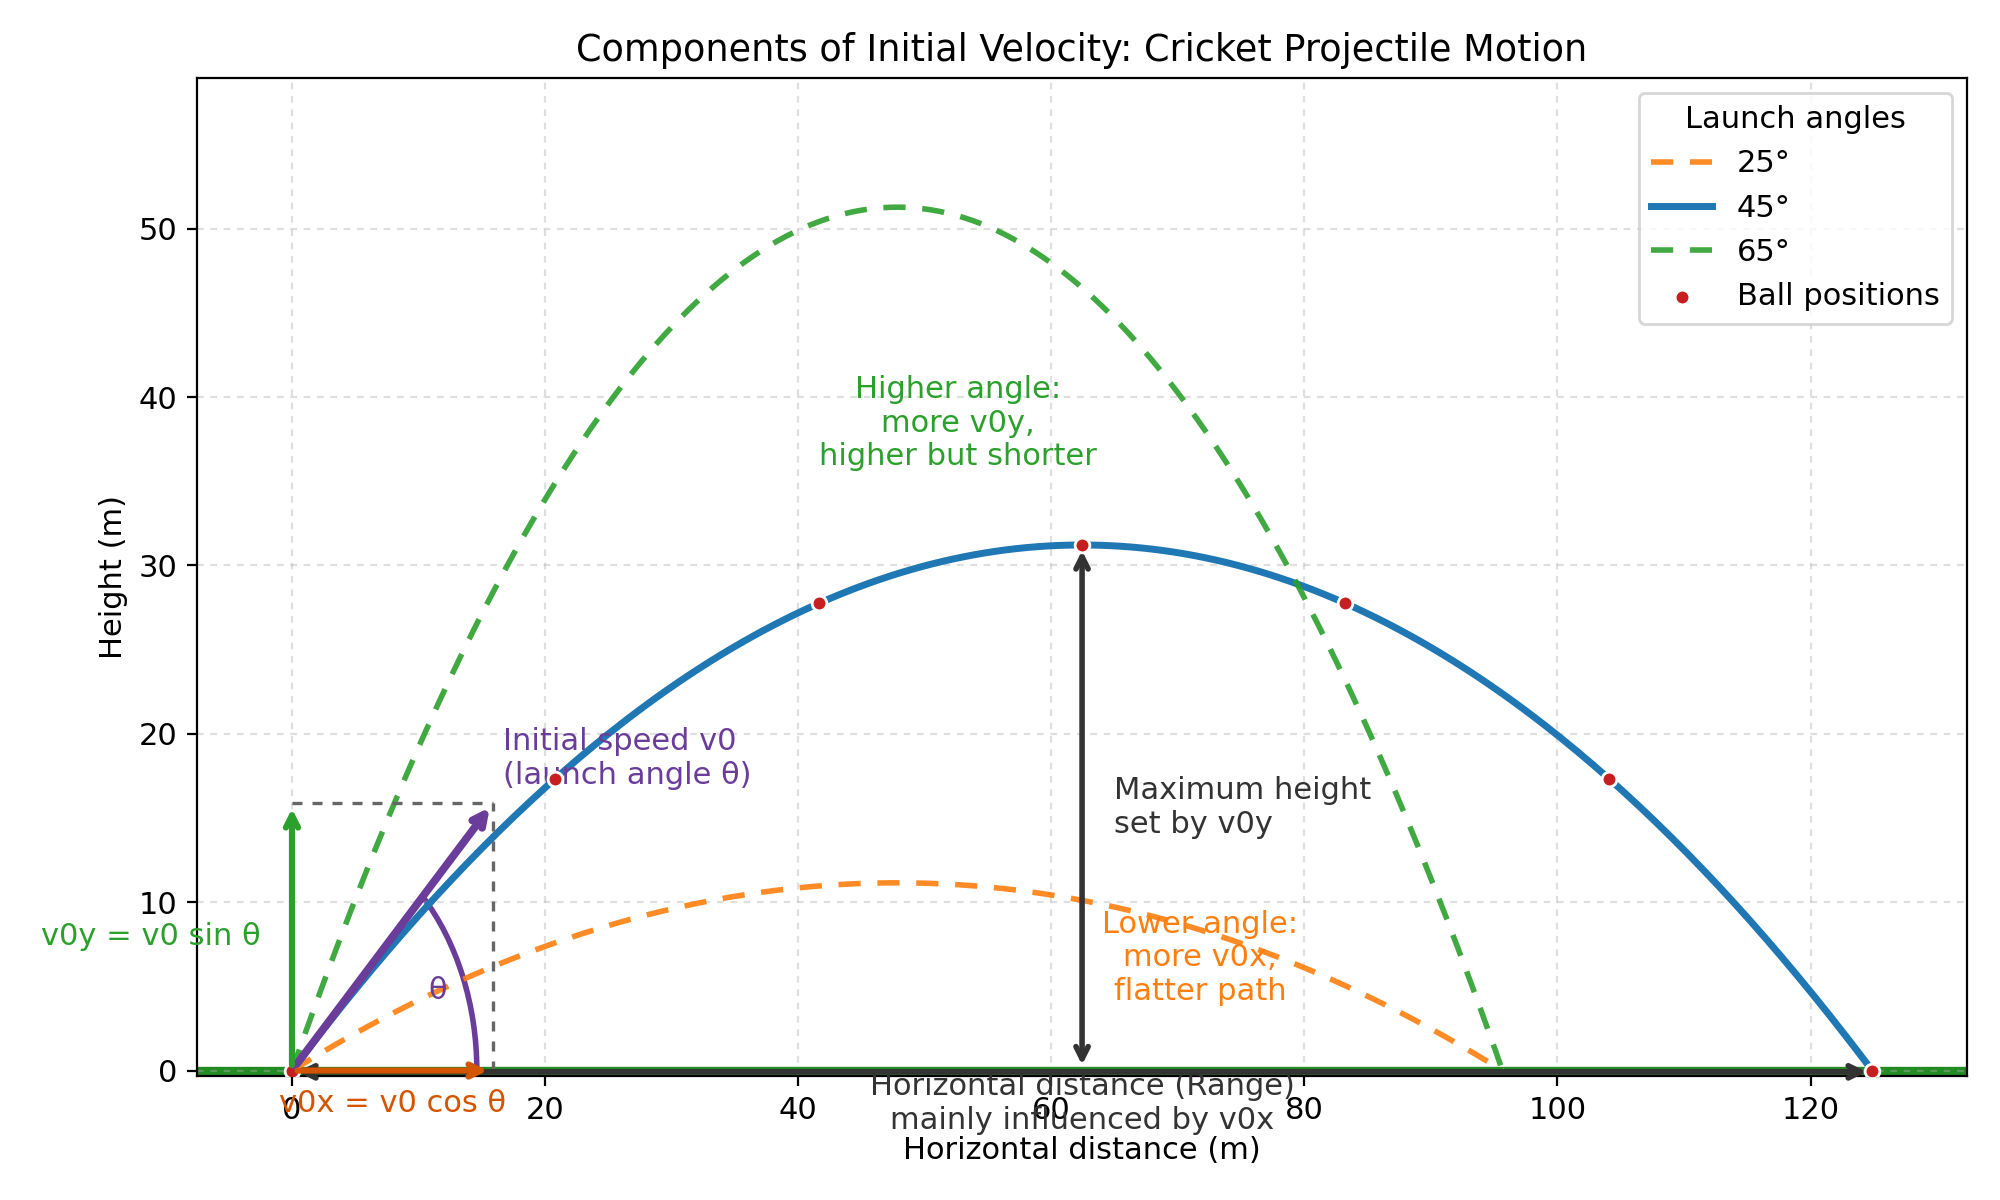

Generate this figure with Python:
import numpy as np
import matplotlib.pyplot as plt
from matplotlib.patches import Arc, Rectangle


def trajectory(v0, theta_deg, g=9.81, n=300):
    theta = np.radians(theta_deg)
    t_flight = 2 * v0 * np.sin(theta) / g
    t = np.linspace(0, t_flight, n)
    x = v0 * np.cos(theta) * t
    y = v0 * np.sin(theta) * t - 0.5 * g * t**2
    return x, y


def range_of(v0, theta_deg, g=9.81):
    theta = np.radians(theta_deg)
    return (v0**2 * np.sin(2*theta)) / g


def max_height(v0, theta_deg, g=9.81):
    theta = np.radians(theta_deg)
    return (v0**2 * (np.sin(theta))**2) / (2*g)


def apex_x(v0, theta_deg, g=9.81):
    theta = np.radians(theta_deg)
    return (v0**2 * np.sin(2*theta)) / (2*g)


if __name__ == "__main__":
    # Parameters (representative of a cricket shot)
    v0 = 35.0  # m/s
    g = 9.81   # m/s^2
    angles = [25, 45, 65]  # low, balanced, high

    # Compute trajectories
    data = {}
    ranges = []
    for ang in angles:
        x, y = trajectory(v0, ang, g)
        data[ang] = (x, y)
        ranges.append(range_of(v0, ang, g))

    Rmax = max(ranges)

    # Figure setup
    plt.rcParams.update({"font.size": 11})
    fig, ax = plt.subplots(figsize=(10, 6))

    # Draw a simple grass field under y=0
    grass_left = -0.06 * Rmax
    grass_right = 1.06 * Rmax
    grass_depth = 0.35
    ax.add_patch(Rectangle((grass_left, -grass_depth), grass_right - grass_left, grass_depth,
                           facecolor="#a7d99b", edgecolor="none", zorder=0))
    ax.axhline(0, color="forestgreen", lw=3, zorder=1)

    # Colors for trajectories
    colors = {25: "#ff7f0e", 45: "#1f77b4", 65: "#2ca02c"}
    styles = {25: (0, (4, 3)), 45: "-", 65: (0, (4, 3))}
    alphas = {25: 0.9, 45: 1.0, 65: 0.9}

    # Plot trajectories
    for ang in angles:
        x, y = data[ang]
        ax.plot(x, y, color=colors[ang], lw=2.5 if ang == 45 else 2.0,
                linestyle=styles[ang], alpha=alphas[ang], label=f"{ang}°")

    # Primary (featured) angle for component illustration
    theta_deg = 45
    theta = np.radians(theta_deg)
    x45, y45 = data[theta_deg]

    # Mark discrete ball positions along the 45° path (cricket ball)
    t_flight = 2 * v0 * np.sin(theta) / g
    t_marks = np.linspace(0, t_flight, 7)
    x_marks = v0 * np.cos(theta) * t_marks
    y_marks = v0 * np.sin(theta) * t_marks - 0.5 * g * t_marks**2
    ax.scatter(x_marks, y_marks, s=28, color="#c71f1f", edgecolor="white", zorder=5, label="Ball positions")

    # Component arrows at origin for 45°
    L = 0.18 * Rmax  # visualization length scale for velocity vectors
    vx_ratio = np.cos(theta)
    vy_ratio = np.sin(theta)

    # Resultant v0 arrow
    ax.annotate("", xy=(L*vx_ratio, L*vy_ratio), xytext=(0, 0),
                arrowprops=dict(arrowstyle="->", lw=2.8, color="#6a3d9a"), zorder=6)
    ax.text(L*vx_ratio*1.05, L*vy_ratio*1.05, "Initial speed v0\n(launch angle θ)", color="#6a3d9a",
            ha="left", va="bottom")

    # Horizontal component v0x
    ax.annotate("", xy=(L*vx_ratio, 0), xytext=(0, 0),
                arrowprops=dict(arrowstyle="->", lw=2.2, color="#d45500"), zorder=6)
    ax.text(L*vx_ratio*0.5, -0.05*L, "v0x = v0 cos θ", color="#d45500", ha="center", va="top")

    # Vertical component v0y
    ax.annotate("", xy=(0, L*vy_ratio), xytext=(0, 0),
                arrowprops=dict(arrowstyle="->", lw=2.2, color="#2ca02c"), zorder=6)
    ax.text(-0.02*Rmax, L*vy_ratio*0.5, "v0y = v0 sin θ", color="#2ca02c", ha="right", va="center")

    # Projection guides (dashed)
    ax.plot([L*vx_ratio, L*vx_ratio], [0, L*vy_ratio], linestyle=(0, (3, 3)), color="#666666", lw=1.2)
    ax.plot([0, L*vx_ratio], [L*vy_ratio, L*vy_ratio], linestyle=(0, (3, 3)), color="#666666", lw=1.2)

    # Angle arc for θ
    arc_r = 0.65 * L
    arc = Arc((0, 0), width=2*arc_r, height=2*arc_r, angle=0, theta1=0, theta2=theta_deg,
              color="#6a3d9a", lw=2)
    ax.add_patch(arc)
    ax.text(arc_r*0.85*np.cos(np.radians(theta_deg/2)), arc_r*0.85*np.sin(np.radians(theta_deg/2)),
            "θ", color="#6a3d9a", ha="center", va="center")

    # Range annotation (for 45°)
    R = range_of(v0, theta_deg, g)
    y_range_annot = -0.22 * grass_depth
    ax.annotate("", xy=(R, y_range_annot), xytext=(0, y_range_annot),
                arrowprops=dict(arrowstyle="<->", lw=2, color="#333333"))
    ax.text(R/2, y_range_annot - 0.03, "Horizontal distance (Range)\nmainly influenced by v0x",
            ha="center", va="top", color="#333333")

    # Max height annotation (for 45°)
    H = max_height(v0, theta_deg, g)
    x_ap = apex_x(v0, theta_deg, g)
    ax.annotate("", xy=(x_ap, H), xytext=(x_ap, 0),
                arrowprops=dict(arrowstyle="<->", lw=2, color="#333333"))
    ax.text(x_ap + 0.02*Rmax, H/2, "Maximum height\nset by v0y", ha="left", va="center", color="#333333")

    # Narrative labels near low/high angle paths
    ax.text(data[25][0].max()*0.75, max(data[25][1])*0.6, "Lower angle:\nmore v0x,\nflatter path", color=colors[25],
            ha="center", va="center")
    ax.text(data[65][0].max()*0.55, max(data[65][1])*0.75, "Higher angle:\nmore v0y,\nhigher but shorter", color=colors[65],
            ha="center", va="center")

    # Legend for trajectories
    ax.legend(title="Launch angles", loc="upper right", frameon=True)

    # Axes formatting
    ax.set_xlim(grass_left, grass_right)
    y_top = max(max(y) for _, y in data.values())
    ax.set_ylim(-grass_depth, y_top * 1.15)
    ax.set_xlabel("Horizontal distance (m)")
    ax.set_ylabel("Height (m)")
    ax.set_title("Components of Initial Velocity: Cricket Projectile Motion")
    ax.grid(True, linestyle=(0, (3, 3)), alpha=0.4)

    # Tidy and save
    plt.tight_layout()
    out_name = "cricket_projectile_components.png"
    plt.savefig(out_name, dpi=200)
    # Also show if run interactively
    # plt.show()
    print(f"Saved figure to {out_name}")
